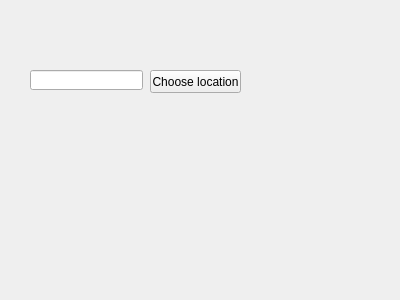
<?xml version="1.0" encoding="UTF-8"?>
<ui version="4.0">
 <class>Form</class>
 <widget class="QWidget" name="Form">
  <property name="geometry">
   <rect>
    <x>0</x>
    <y>0</y>
    <width>400</width>
    <height>300</height>
   </rect>
  </property>
  <property name="windowTitle">
   <string>Form</string>
  </property>
  <widget class="QLineEdit" name="line_save_location">
   <property name="geometry">
    <rect>
     <x>30</x>
     <y>70</y>
     <width>113</width>
     <height>20</height>
    </rect>
   </property>
  </widget>
  <widget class="QPushButton" name="save_location">
   <property name="geometry">
    <rect>
     <x>150</x>
     <y>70</y>
     <width>91</width>
     <height>23</height>
    </rect>
   </property>
   <property name="text">
    <string>Choose location</string>
   </property>
  </widget>
 </widget>
 <resources/>
 <connections/>
</ui>
